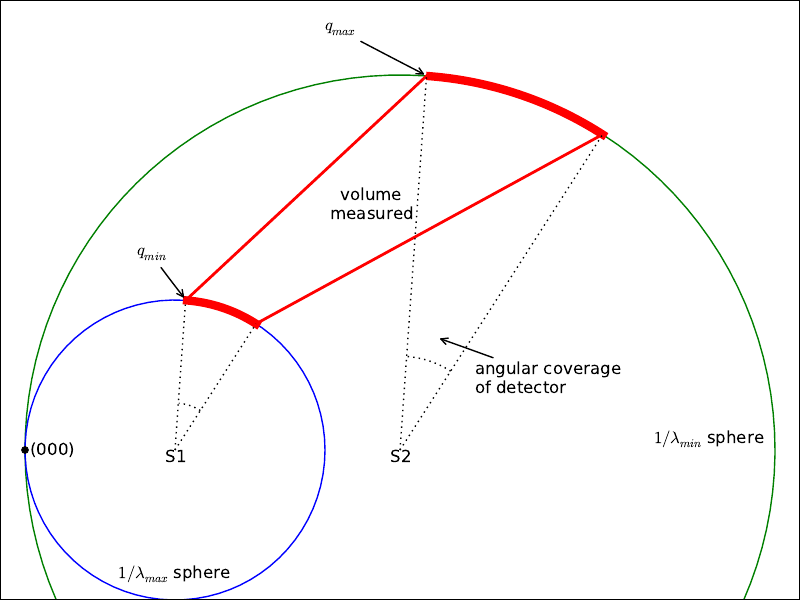

This figure's Python source:
""" Make an Ewald sphere figure """
#from matplotlib import rc
#rc('font',**{'family':'sans-serif','sans-serif':['Helvetica']})
### for Palatino and other serif fonts use:
##rc('font',**{'family':'serif','serif':['Palatino']})
#rc('text', usetex=True)

from pylab import *

clf()

theta = arange(0, 2*pi, 0.01)

i1 = 100
i2 = 150
det = range(i1,i2)

cx = cos(theta)
cy = sin(theta)

lam_min = 1.0
L1 = 1/lam_min
lam_max = 2.5
L2 = 1/lam_max

cx1 = cx/lam_min + L1
cy1 = cy/lam_min
cx2 = cx/lam_max + L2
cy2 = cy/lam_max

plot( cx1, cy1, '-g')
plot( cx2, cy2, '-b')
axis('equal')

plot( cx1[det], cy1[det], '-r', linewidth=6)
plot( cx2[det], cy2[det], '-r', linewidth=6)

plot( 0, 0, 'k.', markersize=10)
annotate(' (000)', (0,0) , va='center')

#Volume wedge
num = i1
plot( [cx2[num], cx1[num]], [cy2[num], cy1[num]], '-r', linewidth=2)
num = i2
plot( [cx2[num], cx1[num]], [cy2[num], cy1[num]], '-r', linewidth=2)

annotate('$q_{min}$', xy=(cx2[num], cy2[num]), xytext=(0.3, 0.5),
            arrowprops=dict(facecolor='black', arrowstyle='->') )

annotate('$q_{max}$', xy=(cx1[num], cy1[num]), xytext=(0.8, 1.1),
            arrowprops=dict(facecolor='black', arrowstyle='->') )

r = 0.125
plot( cx[det]*r + L2, cy[det]*r, ':k')
r = 0.25
plot( cx[det]*r + L1, cy[det]*r, ':k')
annotate('angular coverage \nof detector', xy=(1.1,0.3), xytext=(1.2, 0.15),
            arrowprops=dict(facecolor='black', arrowstyle='->') )


#Detector wedge
annotate('S2', (L1,0) , va='top', ha='center')
annotate('S1', (L2,0) , va='top', ha='center')
plot( [L2,cx2[i1]], [0,cy2[i1]], ':k')
plot( [L2,cx2[i2]], [0,cy2[i2]], ':k')
plot( [L1,cx1[i1]], [0,cy1[i1]], ':k')
plot( [L1,cx1[i2]], [0,cy1[i2]], ':k')

annotate('$1/\lambda_{max}$ sphere', (L2,-L2*0.9), ha='center', va='bottom' )

annotate('$1/\lambda_{min}$ sphere  ', (2*L1,0), ha='right' )

x = (mean( cx1[det]) + mean(cx2[det] ))/2
y = (mean( cy1[det]) + mean(cy2[det] ))/2
print x, y
annotate('volume\nmeasured', (x,y), ha='center', va='center' )

ylim( (-0.4, 1.2) )
xticks( [])
yticks( [])

savefig("ewald_fig.png", dpi=300)
savefig("ewald_fig.pdf")

